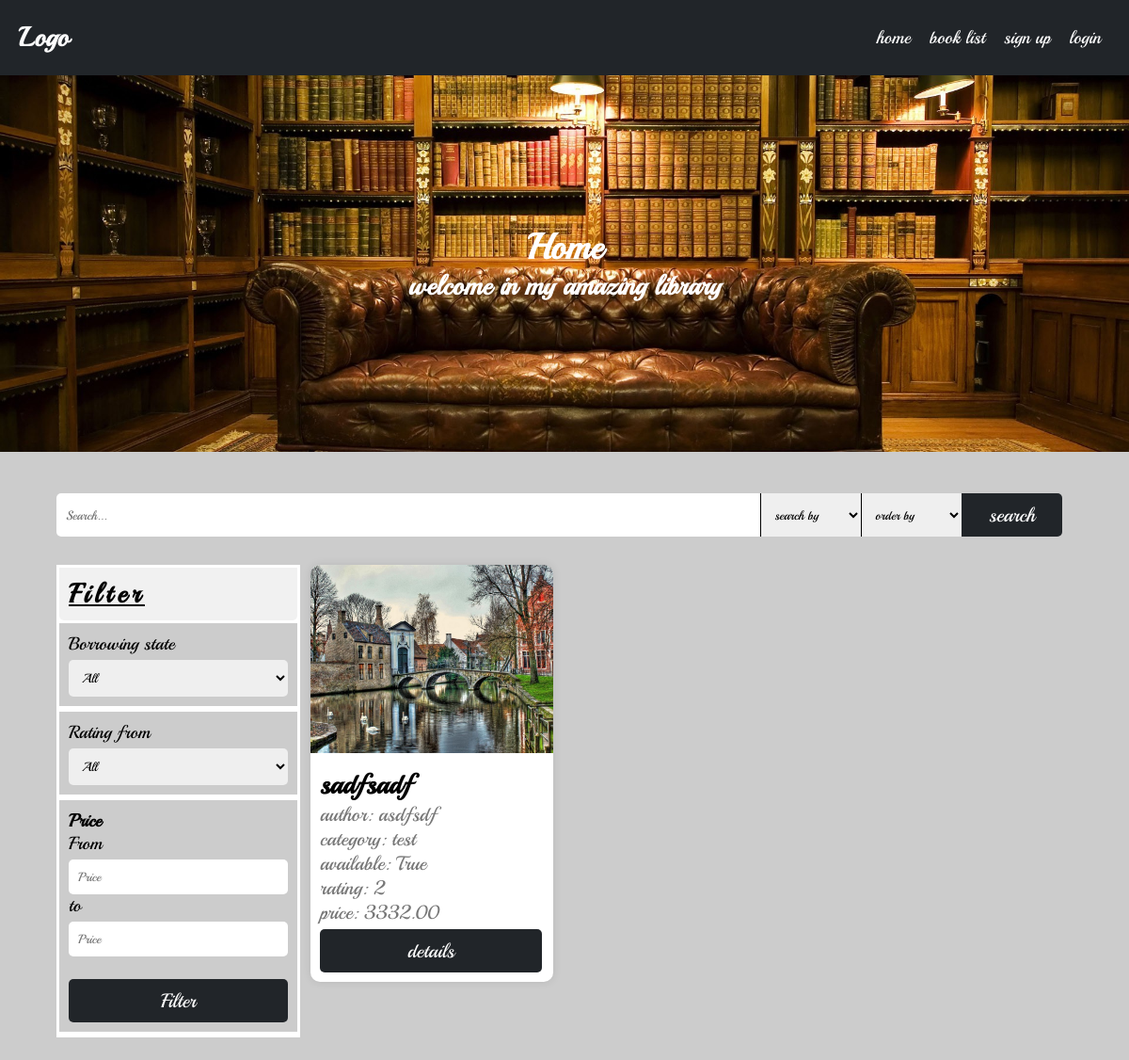
Page /books/list/ on the earlier database version.
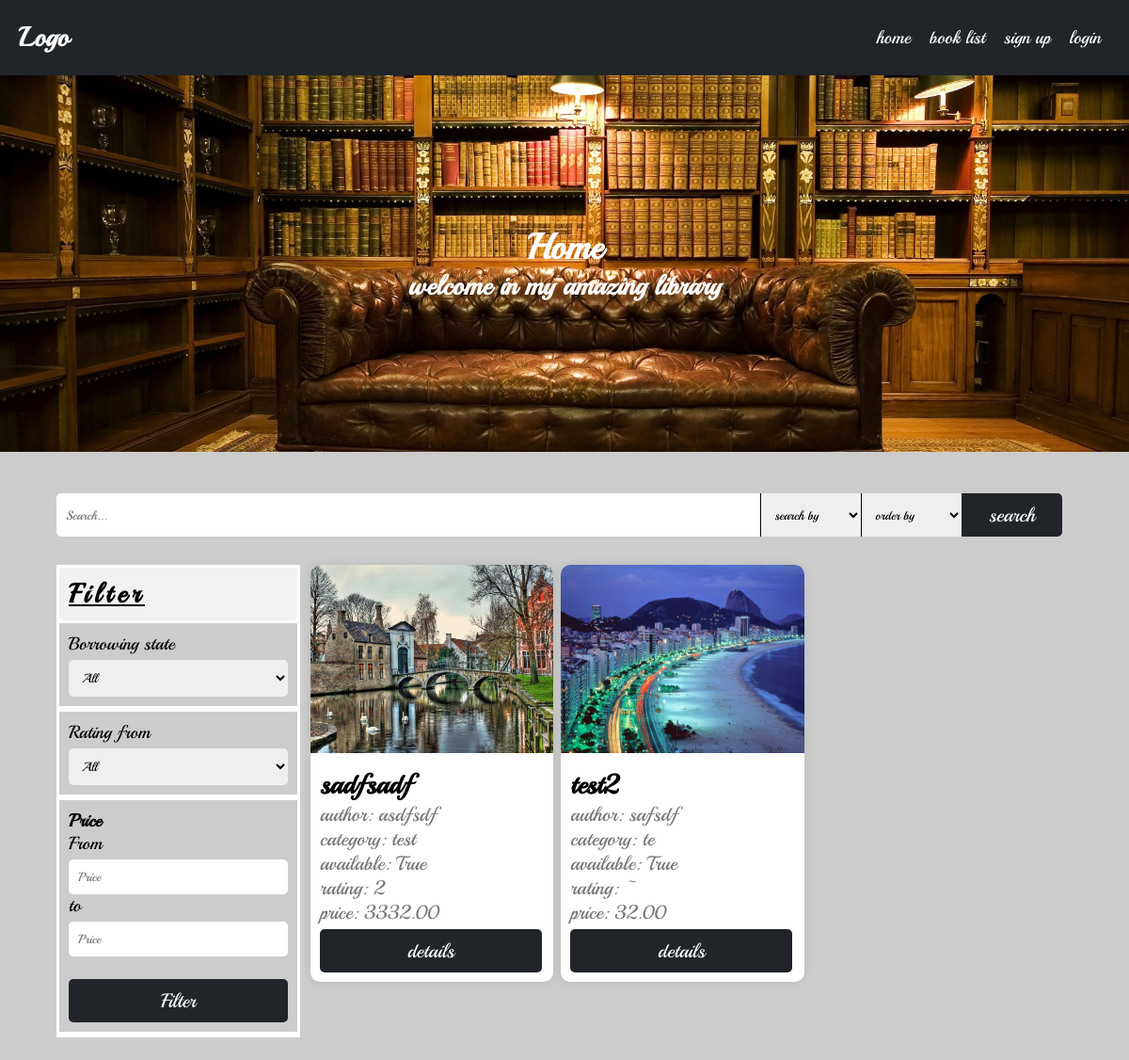
Same page on the later database version.
### books/models.py (models this page shows, shortened)
class Book(BasicModel):
    uploaded_by = models.ForeignKey(User, on_delete=models.CASCADE, related_name='books')
    category = models.ForeignKey(Category, on_delete=models.CASCADE, related_name='books')
    viewers = models.ManyToManyField(User, through=Viewers, related_name='viewed_books')
    title = models.CharField(max_length=100)
    author = models.CharField(max_length=100)
    price = models.DecimalField(max_digits=10, decimal_places=2)
    description = models.TextField()
    borrower = models.ForeignKey(User, on_delete=models.SET_NULL, related_name='borrowed_books', null=True, blank=True)
    objects = BookManager()
    @property
    def is_borrowed(self):
        return self.borrower is not None
    @property
    def rating(self):
        return self.ratings.aggregate(avg_rating=Avg('rating'))['avg_rating'] or '~'
    class Meta:
        verbose_name = 'Book'
        verbose_name_plural = 'Books'

class BookImage(BasicModel):
    image = models.ImageField(upload_to=book_cover_path, null=True, blank=True)
    book = models.OneToOneField(Book, on_delete=models.CASCADE, related_name='image', null=True, blank=True)
    class Meta:
        verbose_name = 'Book Image'
        verbose_name_plural = 'Book Images'
    @property
    def url(self):
        return self.image.url

### categories/models.py (models this page shows, shortened)
class Category(BasicModel):
    title = models.CharField(max_length=100)
    user = models.ForeignKey(User, on_delete=models.SET_NULL, related_name='categories',null=True, blank=True)
    class Meta:
        verbose_name = 'Category'
        verbose_name_plural = 'Categories'
    def __str__(self):
        return self.title

### books/views.py (the view)
# urls.py: path('list/', views.BookListView.as_view(), name='book_list'),
class BookListView(ListView):
    queryset = Book.objects.active()

### books/templatetags/custom_filters.py (called while the page is built)
@register.filter(name='not')
def not_gate(value):
    return not value

@register.filter(name='my_range')
def my_range(value):
    return range(1, value + 1)

### ratings/models.py (called while the page is built)
    def get_queryset(self):
        return RatingQuerySet(self.model, using=self._db)

### templates/books/book_list.html (shortened to what this page needs)
{% extends "base.html" %}
{% load custom_filters %}
{% load static %}
{% block content %}
<div class="container">
    <div class="row">
        <form class="col-12 search-box click_submit_action">
            <input name="q"  placeholder="Search..." type="search" id="search" value="{{q}}">
            <select name="search_by" id="search_by">
                <option value="all" {% if search_by == 'all' %} selected {% endif %}>search by</option>
            </select>
             <select name="order_by" id="order_by">
                <option value="all" {% if order_by == 'all' %} selected {% endif %}>order by</option>
            </select>
            <button class="btn-1 btn-dark"> search</button>
        </form>
    </div>
    <div class="row" >
        <div class="col-3 filter-box-parent">
            <h3 class="header">Filter</h3>
            <div class="filter-box w-100">
                <form id="filter_form" class="form click_submit_action">
                        <div class="input-container">
                            <label for="available">Borrowing state</label>
                            <select name="available" id="available" class="form-control" class="input">
                                <option value="">All</option>
                            </select>
                        </div>
                        <div class="input-container">
                            <label for="rating">Rating from</label>
                            <select name="rating" id="rating" class="form-control" class="input">
                                <option value="0">All</option>
                            </select>
                        </div>
                        <div class="input-container">
                            <h4>Price</h4>
                            <label for="price_from">From</label>
                            <input type="number" name="price_from" id="price_from" class="form-control" placeholder="Price" class="input" value="{{price_from}}" min="0">
                            <label for="price_to">to</label>
                            <input type="number" name="price_to" id="price_to" class="form-control" placeholder="Price" class="input" value="{{price_to}}" min="0">
                            <button class="btn-6 btn-dark" style="margin-top: 24px">Filter</button>
                        </div>
                </form>
            </div>
        </div>
        <div class="col-9" style="align-self: flex-start">
            <div class="row " id="book_list_user">
            {% for book in object_list %}
            <div class="col-12 col-sm-6 col-md-4">
                <div class="card">
                    <img src={{book.image.url}} alt="book image">
                    <div class="card-body">
                        <h2 class="card-title">{{book.title}}</h2>
                        <span>author: {{book.author}}</span>
                        <span>category: {{book.category}}</span>
                        <span>available: {{book.is_borrowed|not}}</span>
                        <span>rating: {{book.rating}}</span>
                        <span>price: {{book.price}}</span>
                        <div class="row w-100">
                            <div class="col-12 text-center">
                                <button class="btn-6 btn-dark" onclick="urlRedirect(`{% url 'book_details' book.slug %}`)">
                                    details
                                </button>
                            </div>
                        </div>
                    </div>
                </div>
            </div>
            {% endfor %}
        </div>
            </div>
    </div>
</div>
{% endblock %}

### templates/base.html (shortened to what this page needs)
{% load static %}
<!DOCTYPE html>
<html lang="en">
<head>
    <link rel="stylesheet" href="{% static 'assets/css/utilities.css' %}">
</head>
<body>
    <nav id="nav">
        <div class="first">
            <div id="logo"><a href="{% url 'home' %}">Logo</a></div>
        </div>
        <ul>
            <li><a href="{% url 'home' %}">home</a></li>
            <li><a href="{% url 'book_list' %}">book list</a></li>
            {% if user.is_anonymous %}
                <li><a href="{% url 'signup' %}">sign up</a></li>
                <li><a href="{% url 'login' %}">login</a></li>
            {% else %}
                {% if user.is_superuser %}
                    <li><a href="{% url 'dashboard_book_list' %}">dashboard</a></li>
                {% endif %}
                <li><a href="{% url 'profile' %}">profile</a></li>
                <li><a href="{% url 'logout' %}">logout</a></li>
            {% endif %}
        </ul>
    </nav>
{% block header %}
<header>
    <img src="{% static 'assets/images/header.jpg' %}" alt="header image">
    <h1> Home</h1>
    <h2> welcome in my amazing library</h2>
</header>
{% endblock %}
    {% block content %}
    {% endblock %}
</body>
</html>

### static/assets/css/utilities.css (style rules this page uses)
:root { font-size: 19px; }
* { box-sizing: border-box; margin: 0; padding: 0; font-family: Playball, cursive; }
body { padding-top: 80px; background-color: #ccc; min-height: 100dvh; }
nav { position: fixed; top: 0; width: 100%; height: 80px; background-color: #212529; color: white; display: flex; justify-content: space-between; align-items: center; padding: 0 20px; overflow: hidden; transition: min-height 0.2s linear; z-index: 2; }
nav > .first { display: flex; justify-content: space-between; flex-direction: row; align-items: center; }
nav > .first #logo > a { font-size: 1.5rem; text-decoration: none; color: white; font-weight: bold; }
nav > ul { display: flex; list-style: none; }
nav > ul > li { margin: 0 10px; }
nav > ul > li > a { text-decoration: none; color: white; font-size: 1rem; transition: color 0.2s linear; }
header { width: 100%; height: 400px; color: white; display: flex; flex-direction: column; align-items: center; justify-content: center; position: relative; }
header > img { width: 100%; height: 400px; object-fit: cover; position: absolute; top: 0; left: 0; z-index: -1; }
.container { width: 90%; display: flex; justify-content: center; align-items: center; flex-direction: column; gap: 20px; margin: 2% auto; }
.container .row { width: 100%; display: flex; justify-content: flex-start; align-items: center; flex-direction: row; row-gap: 20px; column-gap: 1%; flex-wrap: wrap; }
.container .row .col-3 { width: calc(8.3333333333% * 3 - 1%); }
.container .row .col-9 { width: calc(8.3333333333% * 9 - 1%); }
.container .row .col-12 { width: calc(8.3333333333% * 12 - 1%); }
@media screen and (min-width: 768px) { .container .row .col-sm-6 { width: calc(8.3333333333% * 6 - 1%); } }
@media screen and (min-width: 992px) { .container .row .col-md-4 { width: calc(8.3333333333% * 4 - 1%); } }
.w-100 { width: 100% !important; }
.form { width: 100%; padding: 15px; display: flex; justify-content: center; align-items: center; flex-direction: column; gap: 10px; background-color: #ccc; }
.form .input-container { display: flex; flex-direction: column; width: 100%; }
.form .input-container input, .form .input-container textarea, .form .input-container select { width: 100%; padding: 10px; border: none; border-radius: 5px; margin-top: 5px; outline: none; }
.btn-1 { width: calc(16.6666666667% * 1); padding: 10px; border: none; border-radius: 5px; margin-top: 5px; outline: none; cursor: pointer; font-size: 1.1rem; }
.btn-6 { width: calc(16.6666666667% * 6); padding: 10px; border: none; border-radius: 5px; margin-top: 5px; outline: none; cursor: pointer; font-size: 1.1rem; }
.btn-dark { background-color: #212529; color: white; }
.search-box { width: 100%; padding: 10px 0; border: none; border-radius: 5px; margin-top: 5px; display: flex; justify-content: center; }
.search-box > input { width: 70%; padding: 10px; border: none; border-radius: 5px 0 0 5px; margin-top: 5px; }
.search-box > select { width: 10%; padding: 10px; border: none; margin-top: 5px; outline: none; border-left: 1px solid black; cursor: pointer; }
.search-box > button { border-radius: 0 5px 5px 0; width: 10%; }
.card { background-color: white; border-radius: 10px; box-shadow: 0 0 10px rgba(0, 0, 0, 0.1); }
.card > img { width: 100%; object-fit: cover; border-radius: 10px 10px 0 0; height: 200px; }
.card > .card-body { padding: 10px; display: flex; justify-content: center; align-items: start; flex-direction: column; }
.card > .card-body > h2 { font-weight: bold; }
.card > .card-body > span { font-size: 1.1rem; color: #777; font-weight: 500; }
.text-center { text-align: center; }
.filter-box-parent { height: max-content; background-color: white; position: sticky; top: 100px; align-self: flex-start; border: 3px solid white; }
.filter-box-parent .header { padding: 10px; background-color: #f1f1f1; font-weight: bold; border-bottom-left-radius: 5px; border-bottom-right-radius: 5px; font-size: 1.5rem; text-decoration: underline; letter-spacing: 5px; }
.filter-box-parent .form { padding: 0; gap: 0; }
.filter-box-parent .form .input-container { border-top: 3px solid white; border-bottom: 3px solid white; width: 100%; padding: 10px; }

Differences in the rows shown:
added Book: image (picture), title "test2", author "safsdf", category "te", is_borrowed|not "True", rating "~", price "32.00"
